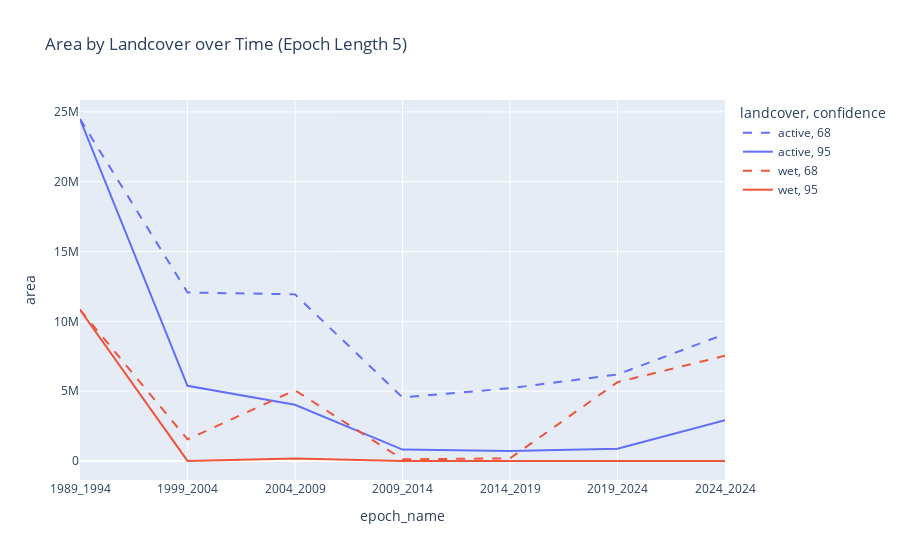

Notebook cell for this chart:
### Code cell
# Create a line chart with different styles for confidence
fig = px.line(summary_df, x='epoch_name', y='area', color='landcover', line_dash='confidence',
              title='Area by Landcover over Time (Epoch Length 5)',
              line_dash_map={'95': 'solid', '68': 'dash'})
fig.show()

### Figure 1 — Plotly figure (JSON) as saved in the notebook; plotly's stock layout.template omitted (floating-point values rounded to 4 significant figures)
{"data": [{"hovertemplate": "landcover=active<br>confidence=68<br>epoch_name=%{x}<br>area=%{y}<extra></extra>", "legendgroup": "active, 68", "line": {"color": "#636efa", "dash": "dash"}, "marker": {"symbol": "circle"}, "mode": "lines", "name": "active, 68", "orientation": "v", "showlegend": true, "type": "scatter", "x": ["1989_1994", "1999_2004", "2004_2009", "2009_2014", "2014_2019", "2019_2024", "2024_2024"], "xaxis": "x", "y": [24490000.0, 12070000.0, 11930000.0, 4554000.0, 5210000.0, 6194000.0, 9090000.0], "yaxis": "y"}, {"hovertemplate": "landcover=active<br>confidence=95<br>epoch_name=%{x}<br>area=%{y}<extra></extra>", "legendgroup": "active, 95", "line": {"color": "#636efa", "dash": "solid"}, "marker": {"symbol": "circle"}, "mode": "lines", "name": "active, 95", "orientation": "v", "showlegend": true, "type": "scatter", "x": ["1989_1994", "1999_2004", "2004_2009", "2009_2014", "2014_2019", "2019_2024", "2024_2024"], "xaxis": "x", "y": [24490000.0, 5381000.0, 4030000.0, 817100.0, 710800.0, 873700.0, 2923000.0], "yaxis": "y"}, {"hovertemplate": "landcover=wet<br>confidence=68<br>epoch_name=%{x}<br>area=%{y}<extra></extra>", "legendgroup": "wet, 68", "line": {"color": "#EF553B", "dash": "dash"}, "marker": {"symbol": "circle"}, "mode": "lines", "name": "wet, 68", "orientation": "v", "showlegend": true, "type": "scatter", "x": ["1989_1994", "1999_2004", "2004_2009", "2009_2014", "2014_2019", "2019_2024", "2024_2024"], "xaxis": "x", "y": [10830000.0, 1549000.0, 5064000.0, 121800.0, 189100.0, 5646000.0, 7533000.0], "yaxis": "y"}, {"hovertemplate": "landcover=wet<br>confidence=95<br>epoch_name=%{x}<br>area=%{y}<extra></extra>", "legendgroup": "wet, 95", "line": {"color": "#EF553B", "dash": "solid"}, "marker": {"symbol": "circle"}, "mode": "lines", "name": "wet, 95", "orientation": "v", "showlegend": true, "type": "scatter", "x": ["1989_1994", "1999_2004", "2004_2009", "2009_2014", "2014_2019", "2019_2024", "2024_2024"], "xaxis": "x", "y": [10830000.0, 3365.0, 181100.0, 673.1, 0.0, 0.0, 2692.0], "yaxis": "y"}], "layout": {"legend": {"title": {"text": "landcover, confidence"}, "tracegroupgap": 0}, "title": {"text": "Area by Landcover over Time (Epoch Length 5)"}, "xaxis": {"anchor": "y", "domain": [0, 1], "title": {"text": "epoch_name"}}, "yaxis": {"anchor": "x", "domain": [0, 1], "title": {"text": "area"}}}}
